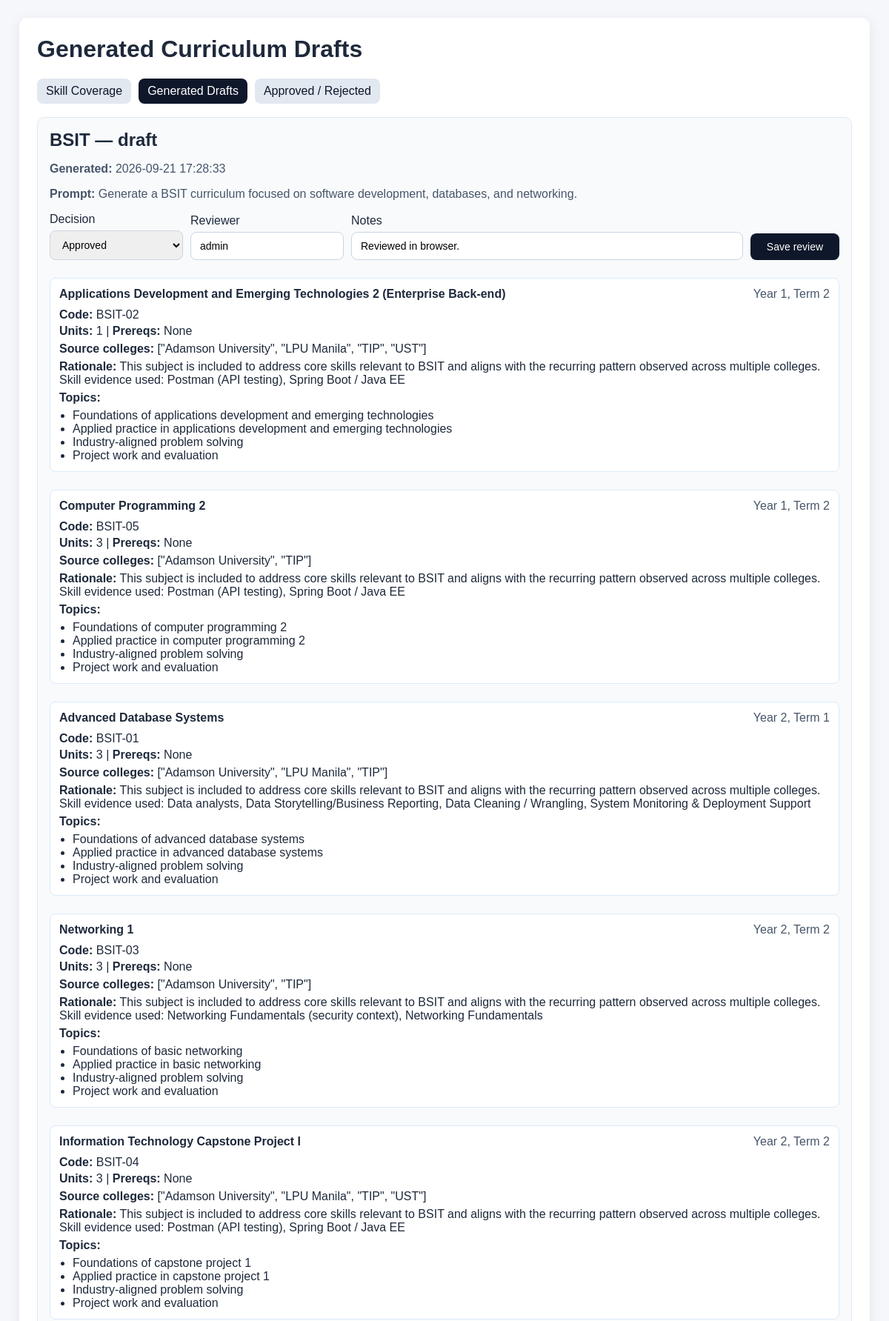
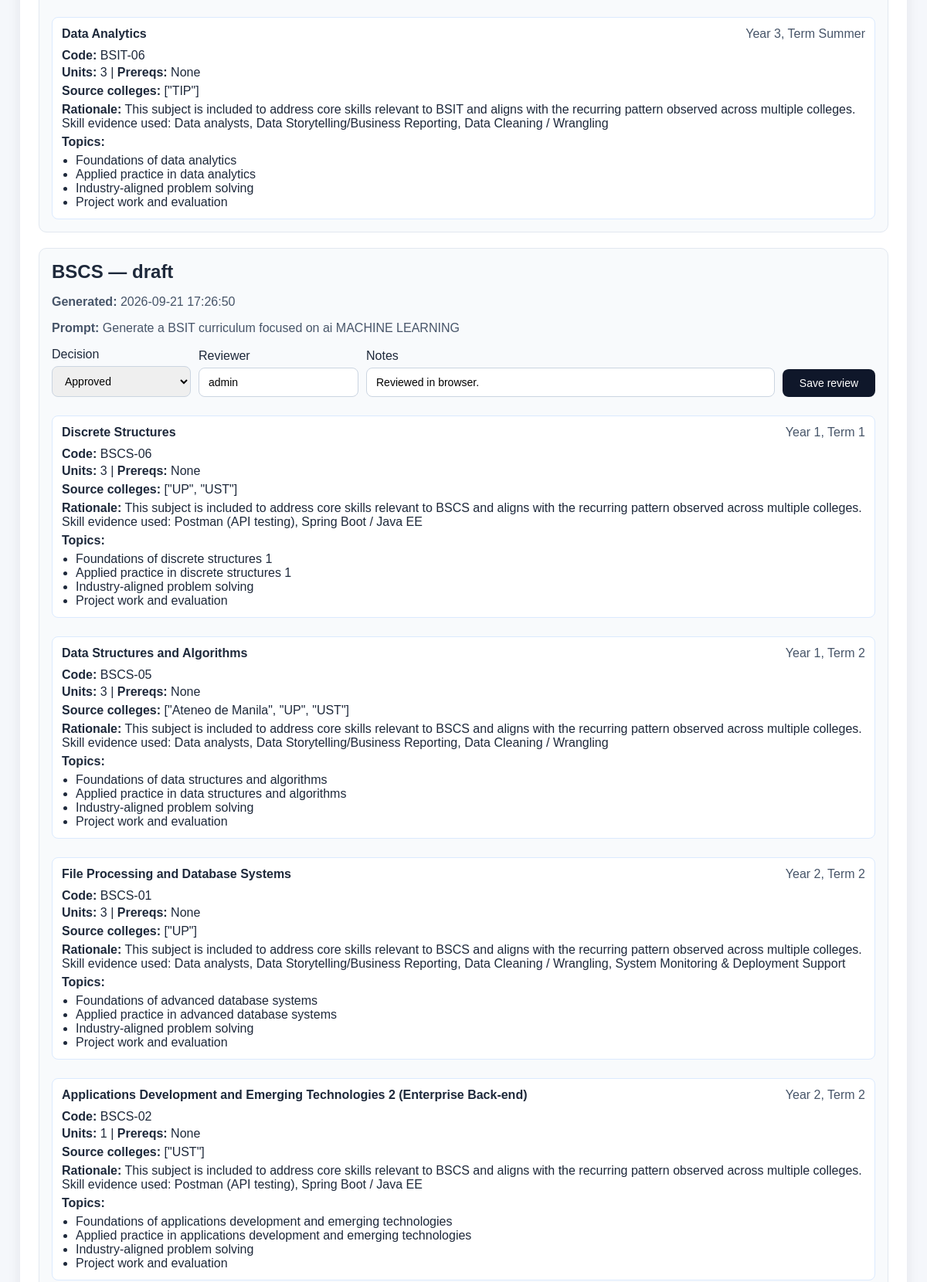
The app's page /generated_curriculum.php (upper part) with its own data (2 pictures, top to bottom).
### tables this page shows
CREATE TABLE generated_curriculum_subjects (
            id INTEGER PRIMARY KEY AUTOINCREMENT,
            run_id INTEGER,
            program TEXT,
            year TEXT,
            term TEXT,
            subject_code TEXT,
            subject_title TEXT,
            units TEXT,
            prerequisites TEXT,
            topics TEXT,
            rationale TEXT,
            source_colleges TEXT,
            FOREIGN KEY(run_id) REFERENCES generated_curriculum_runs(id)
        );

CREATE TABLE generated_curriculum_runs (
            id INTEGER PRIMARY KEY AUTOINCREMENT,
            program TEXT,
            prompt TEXT,
            model_name TEXT,
            status TEXT,
            generated_at TEXT DEFAULT CURRENT_TIMESTAMP,
            notes TEXT
        );

### generated_curriculum.php (the view, shortened to what this page needs)
<?php
$dbPath = __DIR__ . '/curriculum_matching.db';
$db = new SQLite3($dbPath, SQLITE3_OPEN_READONLY);
$db->enableExceptions(true);
$query = "
    SELECT r.id, r.program, r.prompt, r.model_name, r.status, r.generated_at,
           s.id as subject_id, s.year, s.term, s.subject_code, s.subject_title,
           s.units, s.prerequisites, s.topics, s.rationale, s.source_colleges
    FROM generated_curriculum_runs r
    LEFT JOIN generated_curriculum_subjects s ON s.run_id = r.id
    ORDER BY r.generated_at DESC, CAST(s.year AS INTEGER), CAST(s.term AS INTEGER)
";
$runRows = [];
$result = $db->query($query);
while ($row = $result->fetchArray(SQLITE3_ASSOC)) {
    $runRows[] = $row;
}
?>
<!DOCTYPE html>
<html lang="en">
<head>
</head>
<body>
    <div class="container">
        <h1>Generated Curriculum Drafts</h1>
        <div class="nav">
            <a class="secondary" href="index.php">Skill Coverage</a>
            <a class="primary" href="generated_curriculum.php">Generated Drafts</a>
            <a class="secondary" href="review_status.php">Approved / Rejected</a>
        </div>
        <?php if (empty($runRows)): ?>
            <div class="empty">No generated curriculum drafts found yet.</div>
        <?php else: ?>
            <?php $currentRun = null; ?>
            <?php foreach ($runRows as $run): ?>
                <?php if ($currentRun === null || (int)$run['id'] !== (int)$currentRun['id']): ?>
                    <?php if ($currentRun !== null): ?>
                        </div>
                        </div>
                    <?php endif; ?>
                    <?php $currentRun = $run; ?>
                    <div class="card">
                        <h2 style="margin-top: 0; margin-bottom: 8px;">
                            <?= htmlspecialchars($run['program']) ?> — <?= htmlspecialchars($run['status'] ?? 'draft') ?>
                        </h2>
                        <p class="meta"><strong>Generated:</strong> <?= htmlspecialchars($run['generated_at']) ?></p>
                        <p class="meta"><strong>Prompt:</strong> <?= htmlspecialchars($run['prompt']) ?></p>
                        <form method="post" class="review-form">
                            <div class="field">
                                <label for="review_status">Decision</label>
                                <select name="review_status" id="review_status">
                                    <option value="approved">Approved</option>
                                </select>
                            </div>
                            <div class="field">
                                <label for="reviewer">Reviewer</label>
                                <input type="text" name="reviewer" value="admin" placeholder="Reviewer name">
                            </div>
                            <div class="field" style="min-width: 260px; flex: 1;">
                                <label for="review_notes">Notes</label>
                                <input type="text" name="review_notes" value="Reviewed in browser." placeholder="Review notes">
                            </div>
                            <button type="submit" name="review_action" value="save">Save review</button>
                        </form>
                        <div style="display: grid; gap: 12px;">
                <?php endif; ?>
                <?php if ($run['subject_title'] !== null): ?>
                    <div class="subject">
                        <div style="display: flex; flex-wrap: wrap; justify-content: space-between; gap: 10px; margin-bottom: 10px;">
                            <strong><?= htmlspecialchars($run['subject_title']) ?></strong>
                            <span class="meta">Year <?= htmlspecialchars($run['year']) ?>, Term <?= htmlspecialchars($run['term']) ?></span>
                        </div>
                        <p style="margin: 4px 0;"><strong>Code:</strong> <?= htmlspecialchars($run['subject_code']) ?></p>
                        <p style="margin: 4px 0;"><strong>Units:</strong> <?= htmlspecialchars($run['units']) ?> | <strong>Prereqs:</strong> <?= htmlspecialchars($run['prerequisites']) ?></p>
                        <p style="margin: 6px 0;"><strong>Source colleges:</strong> <?= htmlspecialchars($run['source_colleges']) ?></p>
                        <p style="margin: 6px 0;"><strong>Rationale:</strong> <?= htmlspecialchars($run['rationale']) ?></p>
                        <p style="margin: 6px 0;"><strong>Topics:</strong></p>
                        <ul style="margin-top: 4px; margin-bottom: 0; padding-left: 18px;">
                            <?php $topics = json_decode((string)$run['topics'], true); if (is_array($topics)): foreach ($topics as $topic): ?>
                                <li><?= htmlspecialchars((string)$topic) ?></li>
                            <?php endforeach; endif; ?>
                        </ul>
                    </div>
                <?php endif; ?>
            <?php endforeach; ?>
            <?php if ($currentRun !== null): ?>
                </div>
            </div>
            <?php endif; ?>
        <?php endif; ?>
    </div>
</body>
</html>

### generated_curriculum.php (style rules this page uses)
body { font-family: Arial, sans-serif; margin: 24px; background: #f5f7fb; color: #1e293b; }
.container { max-width: 1100px; margin: 0 auto; background: white; border-radius: 12px; padding: 24px; box-shadow: 0 4px 18px rgba(15, 23, 42, 0.08); }
h1 { margin-top: 0; }
.nav { display: flex; gap: 10px; flex-wrap: wrap; margin-bottom: 18px; }
.nav a { padding: 8px 12px; border-radius: 8px; text-decoration: none; }
.nav a.primary { background: #0f172a; color: white; }
.nav a.secondary { background: #e2e8f0; color: #0f172a; }
.card { border: 1px solid #e2e8f0; padding: 16px; border-radius: 10px; background: #f8fafc; margin-bottom: 20px; }
.field { display: flex; flex-direction: column; gap: 6px; min-width: 180px; }
form.review-form { display: flex; flex-wrap: wrap; gap: 10px; align-items: end; margin: 12px 0; }
input, select, button { padding: 10px 12px; border-radius: 8px; border: 1px solid #cbd5e1; font-size: 14px; }
button { background: #0f172a; color: white; border: none; cursor: pointer; min-width: 120px; }
.subject { border: 1px solid #dbeafe; border-radius: 8px; padding: 12px; background: white; margin-top: 12px; }
.meta { color: #475569; }

### records on screen
generated_curriculum_subjects: run.program "BSIT", run.status "draft", run.generated_at "2026-09-21 17:28:33", run.prompt "Generate a BSIT curriculum focused on software development, databases, and networking.", subject_title "Applications Development and Emerging Technologies 2 (Enterprise Back-end)", year "1", term "2", subject_code "BSIT-02", units "1", prerequisites "None", source_colleges "[\"Adamson University\", \"LPU Manila\", \"TIP\", \"UST\"]", rationale "This subject is included to address core skills relevant to BSIT and aligns with the recurring pattern observed across multiple colleges. Skill evidence used: Postman (API testing), Spring Boot / Java EE", topics "Foundations of applications development and emerging technologies", topics "Applied practice in applications development and emerging technologies", topics "Industry-aligned problem solving", topics "Project work and evaluation"
generated_curriculum_subjects: subject_title "Computer Programming 2", year "1", term "2", subject_code "BSIT-05", units "3", prerequisites "None", source_colleges "[\"Adamson University\", \"TIP\"]", rationale "This subject is included to address core skills relevant to BSIT and aligns with the recurring pattern observed across multiple colleges. Skill evidence used: Postman (API testing), Spring Boot / Java EE", topics "Foundations of computer programming 2", topics "Applied practice in computer programming 2", topics "Industry-aligned problem solving", topics "Project work and evaluation"
generated_curriculum_subjects: subject_title "Advanced Database Systems", year "2", term "1", subject_code "BSIT-01", units "3", prerequisites "None", source_colleges "[\"Adamson University\", \"LPU Manila\", \"TIP\"]", rationale "This subject is included to address core skills relevant to BSIT and aligns with the recurring pattern observed across multiple colleges. Skill evidence used: Data analysts, Data Storytelling/Business Reporting, Data Cleaning / Wrangling, System Monitoring & Deployment Support", topics "Foundations of advanced database systems", topics "Applied practice in advanced database systems", topics "Industry-aligned problem solving", topics "Project work and evaluation"
generated_curriculum_subjects: subject_title "Networking 1", year "2", term "2", subject_code "BSIT-03", units "3", prerequisites "None", source_colleges "[\"Adamson University\", \"TIP\"]", rationale "This subject is included to address core skills relevant to BSIT and aligns with the recurring pattern observed across multiple colleges. Skill evidence used: Networking Fundamentals (security context), Networking Fundamentals", topics "Foundations of basic networking", topics "Applied practice in basic networking", topics "Industry-aligned problem solving", topics "Project work and evaluation"
generated_curriculum_subjects: subject_title "Information Technology Capstone Project I", year "2", term "2", subject_code "BSIT-04", units "3", prerequisites "None", source_colleges "[\"Adamson University\", \"LPU Manila\", \"TIP\", \"UST\"]", rationale "This subject is included to address core skills relevant to BSIT and aligns with the recurring pattern observed across multiple colleges. Skill evidence used: Postman (API testing), Spring Boot / Java EE", topics "Foundations of capstone project 1", topics "Applied practice in capstone project 1", topics "Industry-aligned problem solving", topics "Project work and evaluation"
generated_curriculum_subjects: subject_title "Data Analytics", year "3", term "Summer", subject_code "BSIT-06", units "3", prerequisites "None", source_colleges "[\"TIP\"]", rationale "This subject is included to address core skills relevant to BSIT and aligns with the recurring pattern observed across multiple colleges. Skill evidence used: Data analysts, Data Storytelling/Business Reporting, Data Cleaning / Wrangling", topics "Foundations of data analytics", topics "Applied practice in data analytics", topics "Industry-aligned problem solving", topics "Project work and evaluation"
generated_curriculum_subjects: run.program "BSCS", run.status "draft", run.generated_at "2026-09-21 17:26:50", run.prompt "Generate a BSIT curriculum focused on ai MACHINE LEARNING", subject_title "Discrete Structures", year "1", term "1", subject_code "BSCS-06", units "3", prerequisites "None", source_colleges "[\"UP\", \"UST\"]", rationale "This subject is included to address core skills relevant to BSCS and aligns with the recurring pattern observed across multiple colleges. Skill evidence used: Postman (API testing), Spring Boot / Java EE", topics "Foundations of discrete structures 1", topics "Applied practice in discrete structures 1", topics "Industry-aligned problem solving", topics "Project work and evaluation"
generated_curriculum_subjects: subject_title "Data Structures and Algorithms", year "1", term "2", subject_code "BSCS-05", units "3", prerequisites "None", source_colleges "[\"Ateneo de Manila\", \"UP\", \"UST\"]", rationale "This subject is included to address core skills relevant to BSCS and aligns with the recurring pattern observed across multiple colleges. Skill evidence used: Data analysts, Data Storytelling/Business Reporting, Data Cleaning / Wrangling", topics "Foundations of data structures and algorithms", topics "Applied practice in data structures and algorithms", topics "Industry-aligned problem solving", topics "Project work and evaluation"
generated_curriculum_subjects: subject_title "File Processing and Database Systems", year "2", term "2", subject_code "BSCS-01", units "3", prerequisites "None", source_colleges "[\"UP\"]", rationale "This subject is included to address core skills relevant to BSCS and aligns with the recurring pattern observed across multiple colleges. Skill evidence used: Data analysts, Data Storytelling/Business Reporting, Data Cleaning / Wrangling, System Monitoring & Deployment Support", topics "Foundations of advanced database systems", topics "Applied practice in advanced database systems", topics "Industry-aligned problem solving", topics "Project work and evaluation"
generated_curriculum_subjects: subject_title "Applications Development and Emerging Technologies 2 (Enterprise Back-end)", year "2", term "2", subject_code "BSCS-02", units "1", prerequisites "None", source_colleges "[\"UST\"]", rationale "This subject is included to address core skills relevant to BSCS and aligns with the recurring pattern observed across multiple colleges. Skill evidence used: Postman (API testing), Spring Boot / Java EE", topics "Foundations of applications development and emerging technologies", topics "Applied practice in applications development and emerging technologies", topics "Industry-aligned problem solving", topics "Project work and evaluation"
